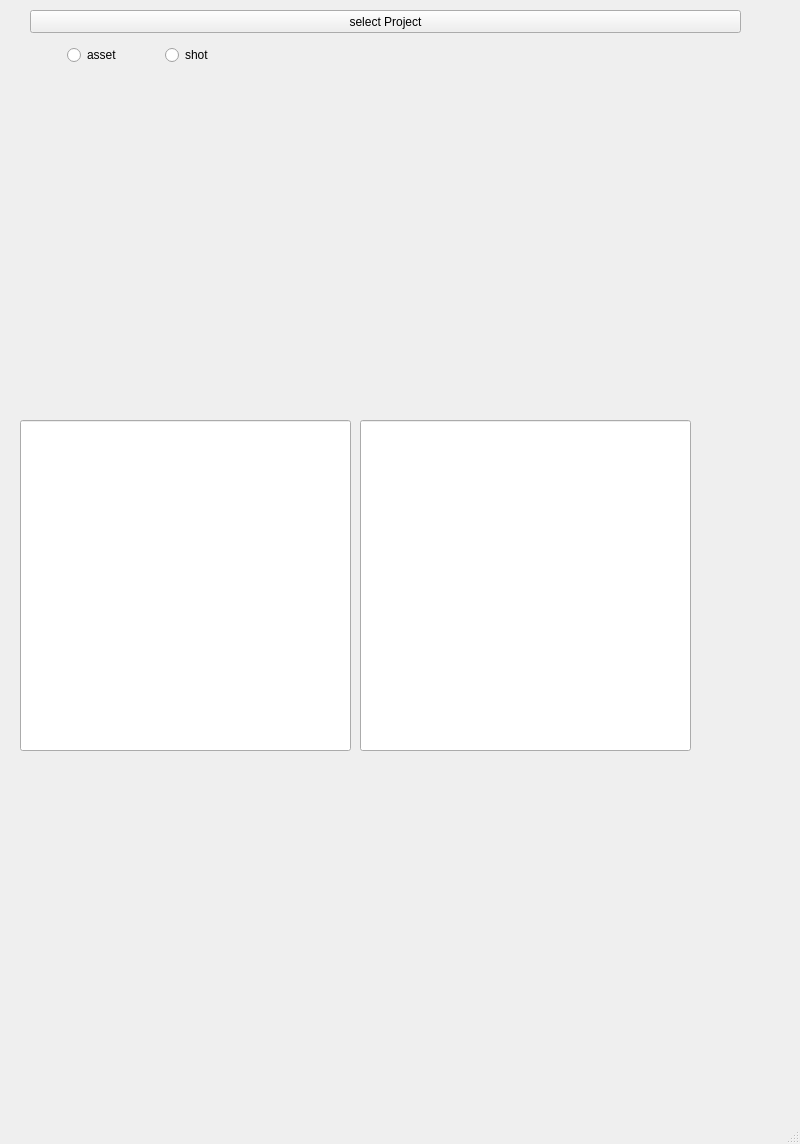
<?xml version="1.0" encoding="UTF-8"?>
<ui version="4.0">
 <class>MainWindow</class>
 <widget class="QMainWindow" name="MainWindow">
  <property name="geometry">
   <rect>
    <x>0</x>
    <y>0</y>
    <width>800</width>
    <height>1144</height>
   </rect>
  </property>
  <property name="windowTitle">
   <string>MainWindow</string>
  </property>
  <widget class="QWidget" name="centralwidget">
   <widget class="QWidget" name="horizontalLayoutWidget">
    <property name="geometry">
     <rect>
      <x>30</x>
      <y>40</y>
      <width>221</width>
      <height>31</height>
     </rect>
    </property>
    <layout class="QHBoxLayout" name="horizontalLayout">
     <item>
      <spacer name="horizontalSpacer_3">
       <property name="orientation">
        <enum>Qt::Horizontal</enum>
       </property>
       <property name="sizeHint" stdset="0">
        <size>
         <width>40</width>
         <height>20</height>
        </size>
       </property>
      </spacer>
     </item>
     <item>
      <widget class="QRadioButton" name="radioButton_selectAsset">
       <property name="text">
        <string>asset</string>
       </property>
      </widget>
     </item>
     <item>
      <spacer name="horizontalSpacer">
       <property name="orientation">
        <enum>Qt::Horizontal</enum>
       </property>
       <property name="sizeHint" stdset="0">
        <size>
         <width>40</width>
         <height>20</height>
        </size>
       </property>
      </spacer>
     </item>
     <item>
      <widget class="QRadioButton" name="radioButton_selectShot">
       <property name="text">
        <string>shot</string>
       </property>
      </widget>
     </item>
     <item>
      <spacer name="horizontalSpacer_2">
       <property name="orientation">
        <enum>Qt::Horizontal</enum>
       </property>
       <property name="sizeHint" stdset="0">
        <size>
         <width>40</width>
         <height>20</height>
        </size>
       </property>
      </spacer>
     </item>
    </layout>
   </widget>
   <widget class="QPushButton" name="pushButton_selectProject">
    <property name="geometry">
     <rect>
      <x>30</x>
      <y>10</y>
      <width>711</width>
      <height>23</height>
     </rect>
    </property>
    <property name="text">
     <string>select Project</string>
    </property>
   </widget>
   <widget class="QLineEdit" name="lineEdit">
    <property name="geometry">
     <rect>
      <x>20</x>
      <y>420</y>
      <width>331</width>
      <height>331</height>
     </rect>
    </property>
   </widget>
   <widget class="QLineEdit" name="lineEdit_2">
    <property name="geometry">
     <rect>
      <x>360</x>
      <y>420</y>
      <width>331</width>
      <height>331</height>
     </rect>
    </property>
   </widget>
  </widget>
  <widget class="QMenuBar" name="menubar">
   <property name="geometry">
    <rect>
     <x>0</x>
     <y>0</y>
     <width>800</width>
     <height>21</height>
    </rect>
   </property>
  </widget>
  <widget class="QStatusBar" name="statusbar"/>
 </widget>
 <resources/>
 <connections/>
</ui>
